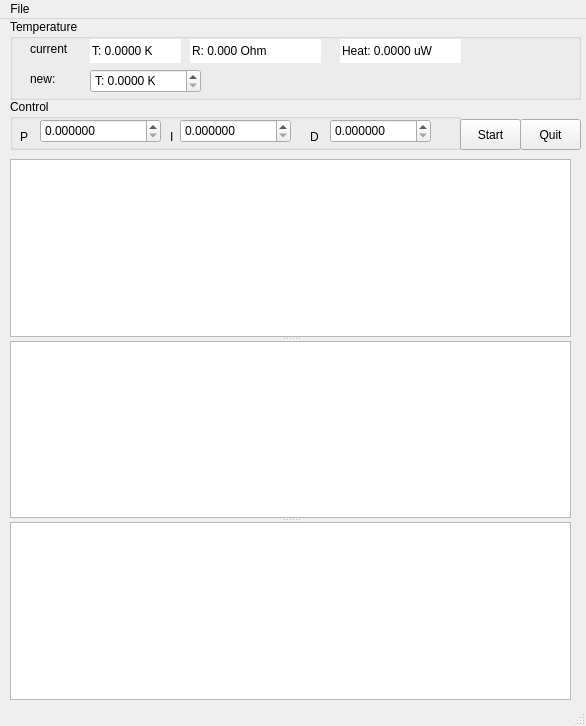
<?xml version="1.0" encoding="UTF-8"?>
<ui version="4.0">
 <class>MainWindow</class>
 <widget class="QMainWindow" name="MainWindow">
  <property name="geometry">
   <rect>
    <x>0</x>
    <y>0</y>
    <width>586</width>
    <height>726</height>
   </rect>
  </property>
  <property name="windowTitle">
   <string>TIP</string>
  </property>
  <widget class="QWidget" name="centralwidget">
   <widget class="QPushButton" name="Quit">
    <property name="enabled">
     <bool>true</bool>
    </property>
    <property name="geometry">
     <rect>
      <x>520</x>
      <y>100</y>
      <width>61</width>
      <height>31</height>
     </rect>
    </property>
    <property name="text">
     <string>Quit</string>
    </property>
   </widget>
   <widget class="QLabel" name="label">
    <property name="geometry">
     <rect>
      <x>20</x>
      <y>110</y>
      <width>16</width>
      <height>16</height>
     </rect>
    </property>
    <property name="text">
     <string>P</string>
    </property>
   </widget>
   <widget class="QLabel" name="label_2">
    <property name="geometry">
     <rect>
      <x>170</x>
      <y>110</y>
      <width>16</width>
      <height>16</height>
     </rect>
    </property>
    <property name="text">
     <string>I</string>
    </property>
   </widget>
   <widget class="QLabel" name="label_3">
    <property name="geometry">
     <rect>
      <x>310</x>
      <y>110</y>
      <width>16</width>
      <height>16</height>
     </rect>
    </property>
    <property name="text">
     <string>D</string>
    </property>
   </widget>
   <widget class="QLabel" name="label_5">
    <property name="geometry">
     <rect>
      <x>30</x>
      <y>50</y>
      <width>61</width>
      <height>20</height>
     </rect>
    </property>
    <property name="text">
     <string>new: </string>
    </property>
   </widget>
   <widget class="QGroupBox" name="groupBox">
    <property name="geometry">
     <rect>
      <x>10</x>
      <y>0</y>
      <width>571</width>
      <height>81</height>
     </rect>
    </property>
    <property name="title">
     <string>Temperature</string>
    </property>
    <widget class="QDoubleSpinBox" name="newT_SpinBox">
     <property name="geometry">
      <rect>
       <x>80</x>
       <y>50</y>
       <width>111</width>
       <height>24</height>
      </rect>
     </property>
     <property name="keyboardTracking">
      <bool>false</bool>
     </property>
     <property name="prefix">
      <string>T: </string>
     </property>
     <property name="suffix">
      <string> K</string>
     </property>
     <property name="decimals">
      <number>4</number>
     </property>
     <property name="maximum">
      <double>300.000000000000000</double>
     </property>
     <property name="singleStep">
      <double>0.001000000000000</double>
     </property>
    </widget>
    <widget class="QDoubleSpinBox" name="T_field">
     <property name="geometry">
      <rect>
       <x>80</x>
       <y>20</y>
       <width>91</width>
       <height>24</height>
      </rect>
     </property>
     <property name="autoFillBackground">
      <bool>false</bool>
     </property>
     <property name="frame">
      <bool>false</bool>
     </property>
     <property name="readOnly">
      <bool>true</bool>
     </property>
     <property name="buttonSymbols">
      <enum>QAbstractSpinBox::NoButtons</enum>
     </property>
     <property name="prefix">
      <string>T: </string>
     </property>
     <property name="suffix">
      <string> K</string>
     </property>
     <property name="decimals">
      <number>4</number>
     </property>
    </widget>
    <widget class="QDoubleSpinBox" name="R_field">
     <property name="geometry">
      <rect>
       <x>180</x>
       <y>20</y>
       <width>131</width>
       <height>24</height>
      </rect>
     </property>
     <property name="frame">
      <bool>false</bool>
     </property>
     <property name="readOnly">
      <bool>true</bool>
     </property>
     <property name="buttonSymbols">
      <enum>QAbstractSpinBox::NoButtons</enum>
     </property>
     <property name="prefix">
      <string>R: </string>
     </property>
     <property name="suffix">
      <string> Ohm</string>
     </property>
     <property name="decimals">
      <number>3</number>
     </property>
     <property name="maximum">
      <double>10000000.000000000000000</double>
     </property>
    </widget>
    <widget class="QLabel" name="label_4">
     <property name="geometry">
      <rect>
       <x>20</x>
       <y>20</y>
       <width>61</width>
       <height>20</height>
      </rect>
     </property>
     <property name="text">
      <string>current</string>
     </property>
    </widget>
    <widget class="QDoubleSpinBox" name="H_field">
     <property name="geometry">
      <rect>
       <x>330</x>
       <y>20</y>
       <width>121</width>
       <height>24</height>
      </rect>
     </property>
     <property name="frame">
      <bool>false</bool>
     </property>
     <property name="readOnly">
      <bool>true</bool>
     </property>
     <property name="buttonSymbols">
      <enum>QAbstractSpinBox::NoButtons</enum>
     </property>
     <property name="prefix">
      <string>Heat: </string>
     </property>
     <property name="suffix">
      <string> uW</string>
     </property>
     <property name="decimals">
      <number>4</number>
     </property>
    </widget>
   </widget>
   <widget class="QGroupBox" name="groupBox_2">
    <property name="geometry">
     <rect>
      <x>10</x>
      <y>80</y>
      <width>451</width>
      <height>51</height>
     </rect>
    </property>
    <property name="title">
     <string>Control</string>
    </property>
    <property name="flat">
     <bool>false</bool>
    </property>
    <widget class="QDoubleSpinBox" name="P_SpinBox">
     <property name="geometry">
      <rect>
       <x>30</x>
       <y>20</y>
       <width>121</width>
       <height>24</height>
      </rect>
     </property>
     <property name="keyboardTracking">
      <bool>false</bool>
     </property>
     <property name="decimals">
      <number>6</number>
     </property>
     <property name="singleStep">
      <double>0.001000000000000</double>
     </property>
    </widget>
    <widget class="QDoubleSpinBox" name="I_SpinBox">
     <property name="geometry">
      <rect>
       <x>170</x>
       <y>20</y>
       <width>111</width>
       <height>24</height>
      </rect>
     </property>
     <property name="keyboardTracking">
      <bool>false</bool>
     </property>
     <property name="decimals">
      <number>6</number>
     </property>
     <property name="singleStep">
      <double>0.001000000000000</double>
     </property>
    </widget>
    <widget class="QDoubleSpinBox" name="D_SpinBox">
     <property name="geometry">
      <rect>
       <x>320</x>
       <y>20</y>
       <width>101</width>
       <height>24</height>
      </rect>
     </property>
     <property name="keyboardTracking">
      <bool>false</bool>
     </property>
     <property name="decimals">
      <number>6</number>
     </property>
     <property name="singleStep">
      <double>0.001000000000000</double>
     </property>
    </widget>
   </widget>
   <widget class="QPushButton" name="Start">
    <property name="geometry">
     <rect>
      <x>460</x>
      <y>100</y>
      <width>61</width>
      <height>31</height>
     </rect>
    </property>
    <property name="text">
     <string>Start</string>
    </property>
    <property name="checkable">
     <bool>true</bool>
    </property>
    <property name="autoDefault">
     <bool>false</bool>
    </property>
    <property name="default">
     <bool>false</bool>
    </property>
    <property name="flat">
     <bool>false</bool>
    </property>
   </widget>
   <widget class="QSplitter" name="splitter">
    <property name="geometry">
     <rect>
      <x>10</x>
      <y>140</y>
      <width>561</width>
      <height>541</height>
     </rect>
    </property>
    <property name="orientation">
     <enum>Qt::Vertical</enum>
    </property>
    <widget class="PlotWidget" name="Temp_view">
     <property name="sizePolicy">
      <sizepolicy hsizetype="Expanding" vsizetype="Expanding">
       <horstretch>0</horstretch>
       <verstretch>0</verstretch>
      </sizepolicy>
     </property>
    </widget>
    <widget class="PlotWidget" name="Heat_view"/>
    <widget class="PlotWidget" name="Error_view"/>
   </widget>
   <zorder>splitter</zorder>
   <zorder>groupBox_2</zorder>
   <zorder>groupBox</zorder>
   <zorder>Quit</zorder>
   <zorder>label</zorder>
   <zorder>label_2</zorder>
   <zorder>label_3</zorder>
   <zorder>label_5</zorder>
   <zorder>Start</zorder>
  </widget>
  <widget class="QMenuBar" name="menubar">
   <property name="geometry">
    <rect>
     <x>0</x>
     <y>0</y>
     <width>586</width>
     <height>22</height>
    </rect>
   </property>
   <widget class="QMenu" name="menuFile">
    <property name="title">
     <string>File</string>
    </property>
    <addaction name="actionQuit"/>
   </widget>
   <addaction name="menuFile"/>
  </widget>
  <widget class="QStatusBar" name="statusbar"/>
  <action name="actionQuit">
   <property name="text">
    <string>Quit</string>
   </property>
  </action>
 </widget>
 <customwidgets>
  <customwidget>
   <class>PlotWidget</class>
   <extends>QGraphicsView</extends>
   <header>pyqtgraph</header>
  </customwidget>
 </customwidgets>
 <tabstops>
  <tabstop>Quit</tabstop>
  <tabstop>Temp_view</tabstop>
  <tabstop>Heat_view</tabstop>
  <tabstop>Error_view</tabstop>
 </tabstops>
 <resources/>
 <connections/>
</ui>
